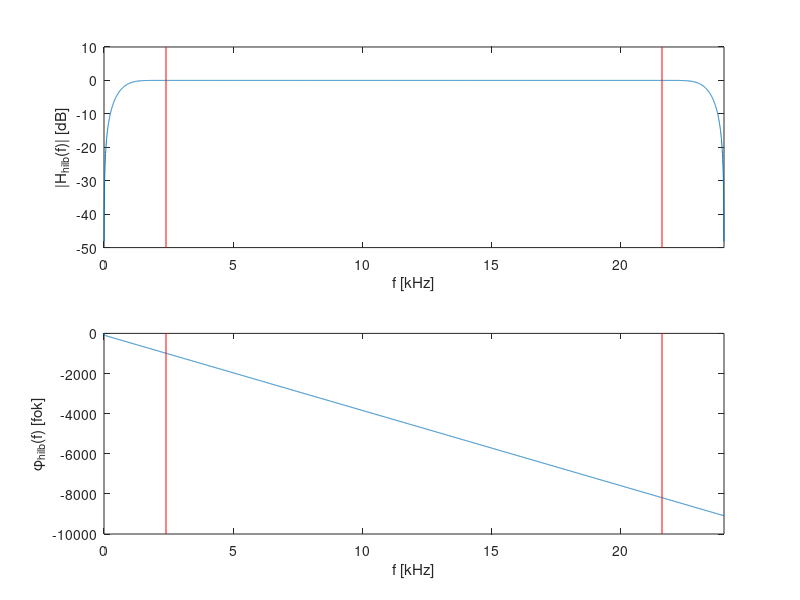
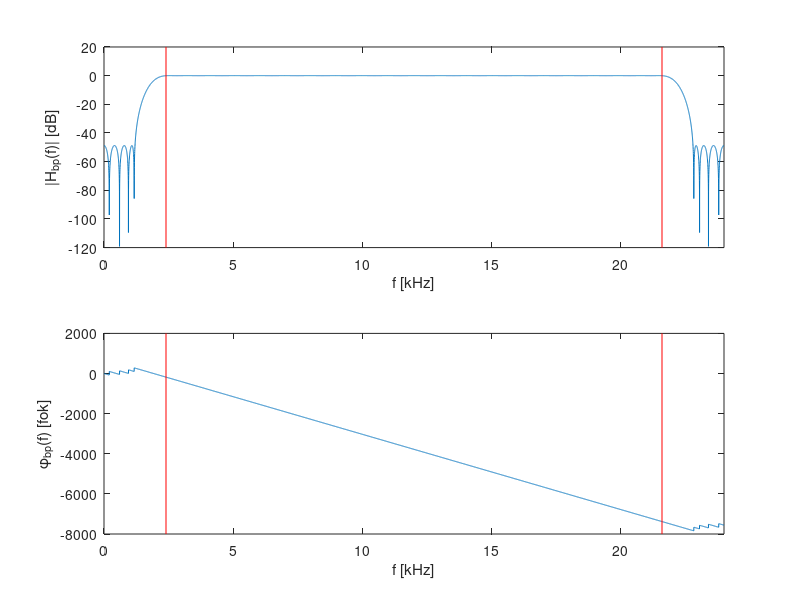

Source code (MATLAB) for these figures, in order: (Note: this script raises an error after producing the figures.)
clear all;
clc;

%% parameterek
fs=48e3;
t=0:1/fs:0.1;
x=(1+0.3*sin(2*pi*100*t)).*sin(2*pi*5000*t);
L=100;
compensateDelay=true;

%% Hilbert-szuro
h_hilb=firpm(L,[0.1 0.9],[1 1],'Hilbert');
[H_hilb,w]=freqz(h_hilb,1,8192);
figure(1);
subplot(211);
plot(w*fs/2/pi/1000,20*log10(abs(H_hilb)));
hold on;
plot([0.1 0.1]*fs/2000,ylim,'r');
plot([0.9 0.9]*fs/2000,ylim,'r');
hold off;
xlim([0 fs/2000]);
xlabel('f [kHz]');
ylabel('|H_{hilb}(f)| [dB]');
subplot(212);
plot(w*fs/2/pi/1000,unwrap(angle(H_hilb))/pi*180);
hold on;
plot([0.1 0.1]*fs/2000,ylim,'r');
plot([0.9 0.9]*fs/2000,ylim,'r');
hold off;
xlim([0 fs/2000]);
xlabel('f [kHz]');
ylabel('\phi_{hilb}(f) [fok]');

%% savszuro a kesleltetes kompenzalasara
h_bp=firpm(L,[0 0.05 0.1 0.9 0.95 1],[0 0 1 1 0 0]);
[H_bp,w]=freqz(h_bp,1,8192);
figure(2);
subplot(211);
plot(w*fs/2/pi/1000,20*log10(abs(H_bp)));
hold on;
plot([0.1 0.1]*fs/2000,ylim,'r');
plot([0.9 0.9]*fs/2000,ylim,'r');
hold off;
xlim([0 fs/2000]);
xlabel('f [kHz]');
ylabel('|H_{bp}(f)| [dB]');
subplot(212);
plot(w*fs/2/pi/1000,unwrap(angle(H_bp))/pi*180);
hold on;
plot([0.1 0.1]*fs/2000,ylim,'r');
plot([0.9 0.9]*fs/2000,ylim,'r');
hold off;
xlim([0 fs/2000]);
xlabel('f [kHz]');
ylabel('\phi_{bp}(f) [fok]');

%% a ket jel kozotti faziskulonbseg tenyleg 90 fok lesz?
figure(3);
plot(w*fs/2/pi/1000,180/pi*wrapToPi(unwrap(angle(H_hilb))-unwrap(angle(H_bp))));
hold on;
plot([0.1 0.1]*fs/2000,ylim,'r');
plot([0.9 0.9]*fs/2000,ylim,'r');
hold off;
xlim([0 fs/2000]);
xlabel('f [kHz]');
ylabel('\phi_{hilb}(f) - \phi_{bp}(f) [fok]');

%% burkologorbe eloallitasa
y_hilb=filter(h_hilb,1,x);
y_bp=filter(h_bp,1,x);
if compensateDelay
    D=floor((L-1)/2);
    y_hilb=[y_hilb(D+1:end) ones(1,D)*y_hilb(end)];
    y_bp=[y_bp(D+1:end) ones(1,D)*y_bp(end)];
end
figure(4);
plot(t,x,'b',t,sqrt(y_hilb.^2+y_bp.^2),'r','Linewidth',2);
xlim([t(1) t(end)]);
xlabel('t [s]');
title('Burkolodetektalas');